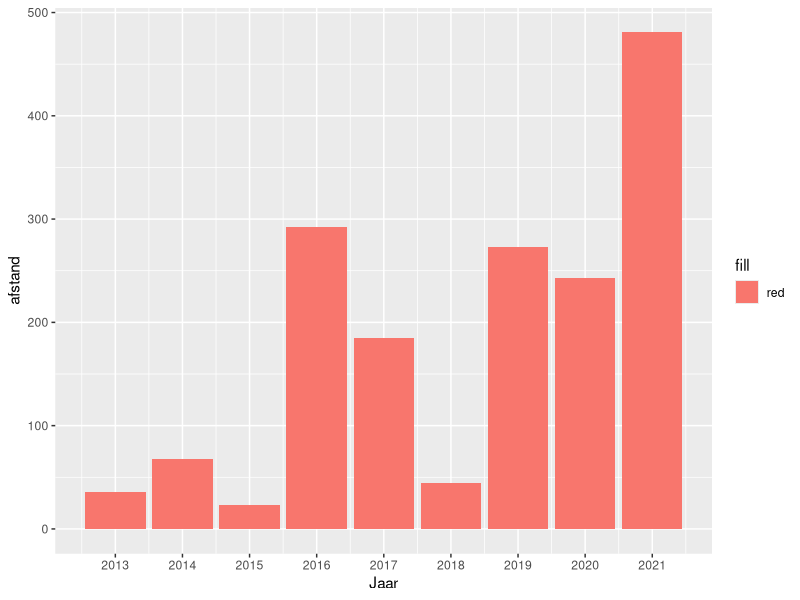

Write the R code that produced this figure.
## ---- chunk 1
library(tidyverse)
library(ggplot2)
library(dplyr)
library(lubridate)
library(scales)
## ---- chunk 2
act_data <- read_delim("dataset_mystravadata.csv", 
    ";", escape_double = FALSE, trim_ws = TRUE)
## ---- chunk 3
winterdata <- act_data %>%
  select(distance,moving_time,start_date,gear_id,type)
## ---- chunk 4
head(year(winterdata$start_date))
## ---- chunk 5
winterdata <- winterdata %>%
  mutate("Jaar" = year(start_date))
## ---- chunk 6
winterdata <- winterdata %>%
  mutate("Maand" = month(start_date))
## ---- chunk 7
winterdata <- winterdata %>%
  mutate( distance  = (distance/10000))
## ---- chunk 8
winterdata <- winterdata %>%
  filter( type %in% c("Ride","VirtualRide"))
## ---- chunk 9
 act_maand_jaar <- winterdata %>%
  group_by(Jaar, Maand) %>%
  summarize("afstand" = sum(distance)) %>%
  arrange(desc(afstand))

 act_maand_jaar
## ---- chunk 10
ggplot(subset(act_maand_jaar,Maand == "2"), aes(x=Jaar, y=afstand, fill="red"))+
  geom_col()+
  scale_x_continuous(breaks=seq(2013, 2021, 1)) #fixed een raar probleem met de x as
## ---- chunk 11
winterdata_total <- winterdata %>%
  filter(Maand %in% c(12,1,2))
## ---- chunk 12
winterdata_total <- winterdata_total %>%
 group_by(Jaar, Maand) %>%
 summarize("totaal" = sum(distance))
## ---- chunk 13
winterdata_total <- winterdata_total %>%
  mutate("winter_year" = 
           case_when(Maand == 12 ~ Jaar+1,
                     TRUE ~ Jaar))
